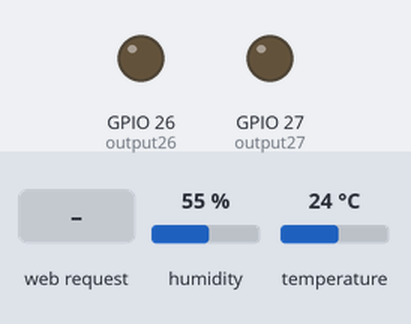
The sketch below on a simulated ESP32. Shown: output pins drawn as LEDs (lit = HIGH). The test bench sets the inputs (shaded band); at power-on: humidity 55 %, temperature 24 °C. WiFi joins after 1.5 s; servers stay silent unless stated; what the sketch prints to the serial monitor is not drawn.

Above: at 2.7 s.
2.8 s: HTTP request GET /26/on received
At 4.0 s:
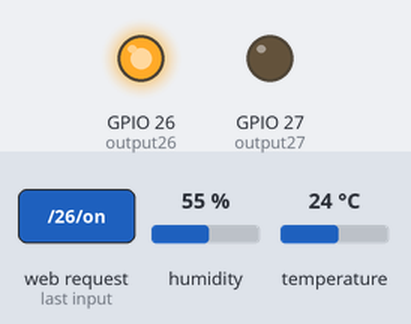
4.3 s: HTTP request GET /27/on received
At 5.2 s:
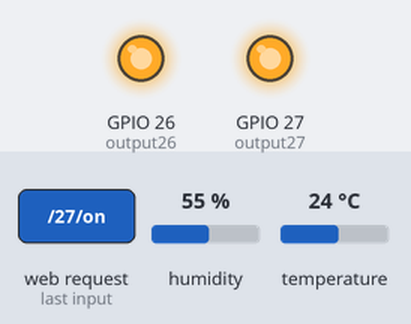
5.8 s: HTTP request GET /26/off received
At 6.4 s:
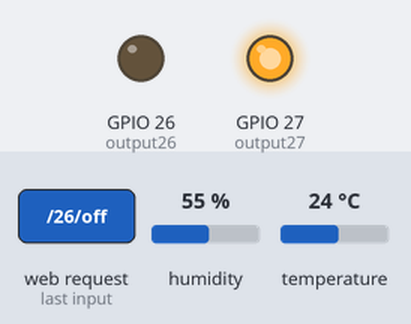
7.3 s: HTTP request GET /27/off received
At 8.7 s:
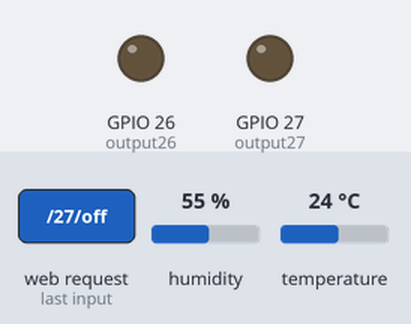
Timing chart, 0 to 9.8 s (numbered marks = the images above; inputs shaded):
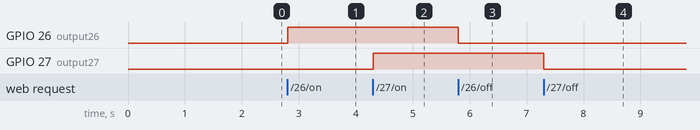

The sketch:

sketch_jul15a_copy_20260930160543.ino
```cpp
#include <WiFi.h>
#include <DHT.h>

// ========================================
// Wi-Fi
// ========================================
const char* ssid = "Kizuto Kung";
const char* password = "Kizuto086!";

// ========================================
// DHT11
// ========================================
#define DHTPIN 4
#define DHTTYPE DHT11

DHT dht(DHTPIN, DHTTYPE);

// ========================================
// GPIO
// ========================================
const int output26 = 26;
const int output27 = 27;

bool state26 = false;
bool state27 = false;

// ========================================
// Sensor Data
// ========================================
float temperature = 0;
float humidity = 0;

unsigned long lastDHTRead = 0;

// ========================================
// Web Server
// ========================================
WiFiServer server(80);

// ========================================
// Setup
// ========================================
void setup() {

  Serial.begin(115200);

  pinMode(output26, OUTPUT);
  pinMode(output27, OUTPUT);

  digitalWrite(output26, LOW);
  digitalWrite(output27, LOW);

  dht.begin();

  // ========================================
  // Wi-Fi
  // ========================================

  Serial.println();
  Serial.println("Connecting to WiFi...");

  WiFi.mode(WIFI_STA);
  WiFi.begin(ssid, password);

  int attempts = 0;

  while (WiFi.status() != WL_CONNECTED && attempts < 30) {

    delay(500);
    Serial.print(".");

    attempts++;
  }

  Serial.println();

  if (WiFi.status() == WL_CONNECTED) {

    Serial.println("WiFi Connected!");

    Serial.print("IP Address: ");
    Serial.println(WiFi.localIP());

    server.begin();

    Serial.println("Web Server Started!");

  } else {

    Serial.println("WiFi Connection Failed!");

    Serial.print("WiFi Status: ");
    Serial.println(WiFi.status());
  }
}

// ========================================
// Loop
// ========================================
void loop() {

  // ========================================
  // ตรวจ Wi-Fi
  // ========================================

  if (WiFi.status() != WL_CONNECTED) {

    Serial.println("WiFi disconnected. Reconnecting...");

    WiFi.disconnect();
    WiFi.begin(ssid, password);

    delay(1000);

    return;
  }

  // ========================================
  // อ่าน DHT11 ทุก 2 วินาที
  // ========================================

  if (millis() - lastDHTRead >= 2000) {

    lastDHTRead = millis();

    float newHumidity = dht.readHumidity();
    float newTemperature = dht.readTemperature();

    if (!isnan(newHumidity) && !isnan(newTemperature)) {

      humidity = newHumidity;
      temperature = newTemperature;

      Serial.print("Temperature: ");
      Serial.print(temperature);
      Serial.print(" C | Humidity: ");
      Serial.print(humidity);
      Serial.println(" %");

    } else {

      Serial.println("อ่านค่า DHT11 ไม่ได้");
    }
  }

  // ========================================
  // Web Client
  // ========================================

  WiFiClient client = server.available();

  if (!client) {
    return;
  }

  String request = "";

  unsigned long startTime = millis();

  while (client.connected() && millis() - startTime < 300) {

    if (client.available()) {

      char c = client.read();

      request += c;

      if (c == '\n') {
        break;
      }
    }
  }

  // ========================================
  // GPIO 26
  // ========================================

  if (request.indexOf("GET /26/on") >= 0) {

    state26 = true;
    digitalWrite(output26, HIGH);

    Serial.println("GPIO 26 ON");
  }

  if (request.indexOf("GET /26/off") >= 0) {

    state26 = false;
    digitalWrite(output26, LOW);

    Serial.println("GPIO 26 OFF");
  }

  // ========================================
  // GPIO 27
  // ========================================

  if (request.indexOf("GET /27/on") >= 0) {

    state27 = true;
    digitalWrite(output27, HIGH);

    Serial.println("GPIO 27 ON");
  }

  if (request.indexOf("GET /27/off") >= 0) {

    state27 = false;
    digitalWrite(output27, LOW);

    Serial.println("GPIO 27 OFF");
  }

  // ========================================
  // คำนวณ Gauge
  // ========================================

  float tempPercent = temperature / 50.0;

  if (tempPercent < 0) tempPercent = 0;
  if (tempPercent > 1) tempPercent = 1;

  float humidityPercent = humidity / 100.0;

  if (humidityPercent < 0) humidityPercent = 0;
  if (humidityPercent > 1) humidityPercent = 1;

  int tempAngle = tempPercent * 360;
  int humidityAngle = humidityPercent * 360;

  // ========================================
  // HTTP
  // ========================================

  client.println("HTTP/1.1 200 OK");
  client.println("Content-Type: text/html; charset=UTF-8");
  client.println("Connection: close");
  client.println();

  // ========================================
  // HTML
  // ========================================

  client.println("<!DOCTYPE html>");
  client.println("<html lang='th'>");

  client.println("<head>");

  client.println("<meta charset='UTF-8'>");

  client.println("<meta name='viewport' content='width=device-width, initial-scale=1.0'>");

  client.println("<meta http-equiv='refresh' content='5'>");

  client.println("<title>ESP32 Smart Control</title>");

  // ========================================
  // CSS
  // ========================================

  client.println("<style>");

  client.println("*{box-sizing:border-box;}");

  client.println("body{");
  client.println("margin:0;");
  client.println("font-family:Arial,sans-serif;");
  client.println("background:#f3f6fa;");
  client.println("color:#1f2937;");
  client.println("}");

  client.println(".header{");
  client.println("background:#111827;");
  client.println("color:white;");
  client.println("padding:25px 15px;");
  client.println("text-align:center;");
  client.println("}");

  client.println(".header h1{");
  client.println("margin:0;");
  client.println("font-size:28px;");
  client.println("}");

  client.println(".header p{");
  client.println("margin:8px 0 0;");
  client.println("color:#9ca3af;");
  client.println("}");

  client.println(".container{");
  client.println("max-width:1000px;");
  client.println("margin:auto;");
  client.println("padding:20px;");
  client.println("}");

  client.println(".section-title{");
  client.println("font-size:22px;");
  client.println("font-weight:bold;");
  client.println("margin:15px 0;");
  client.println("}");

  client.println(".sensor-grid{");
  client.println("display:grid;");
  client.println("grid-template-columns:repeat(2,1fr);");
  client.println("gap:20px;");
  client.println("}");

  client.println(".control-grid{");
  client.println("display:grid;");
  client.println("grid-template-columns:repeat(2,1fr);");
  client.println("gap:20px;");
  client.println("}");

  client.println(".card{");
  client.println("background:white;");
  client.println("border-radius:20px;");
  client.println("padding:25px;");
  client.println("text-align:center;");
  client.println("box-shadow:0 5px 20px rgba(0,0,0,0.08);");
  client.println("}");

  client.println(".card h2{");
  client.println("margin-top:0;");
  client.println("}");

  // ========================================
  // Gauge
  // ========================================

  client.println(".gauge{");
  client.println("width:180px;");
  client.println("height:180px;");
  client.println("border-radius:50%;");
  client.println("margin:20px auto;");
  client.println("display:flex;");
  client.println("align-items:center;");
  client.println("justify-content:center;");
  client.println("}");

  client.println(".temp-gauge{");
  client.print("background:conic-gradient(#2563eb ");
  client.print(tempAngle);
  client.println("deg,#e5e7eb 0deg);");
  client.println("}");

  client.println(".hum-gauge{");
  client.print("background:conic-gradient(#16a34a ");
  client.print(humidityAngle);
  client.println("deg,#e5e7eb 0deg);");
  client.println("}");

  client.println(".gauge-inner{");
  client.println("width:140px;");
  client.println("height:140px;");
  client.println("border-radius:50%;");
  client.println("background:white;");
  client.println("display:flex;");
  client.println("flex-direction:column;");
  client.println("align-items:center;");
  client.println("justify-content:center;");
  client.println("}");

  client.println(".value{");
  client.println("font-size:30px;");
  client.println("font-weight:bold;");
  client.println("}");

  client.println(".unit{");
  client.println("font-size:15px;");
  client.println("color:#777;");
  client.println("}");

  // ========================================
  // Buttons
  // ========================================

  client.println("button{");
  client.println("width:180px;");
  client.println("padding:14px;");
  client.println("font-size:18px;");
  client.println("font-weight:bold;");
  client.println("border:0;");
  client.println("border-radius:12px;");
  client.println("color:white;");
  client.println("cursor:pointer;");
  client.println("}");

  client.println(".on{");
  client.println("background:#16a34a;");
  client.println("}");

  client.println(".off{");
  client.println("background:#dc2626;");
  client.println("}");

  client.println(".status{");
  client.println("font-weight:bold;");
  client.println("margin:15px;");
  client.println("}");

  // ========================================
  // Mobile
  // ========================================

  client.println("@media(max-width:600px){");

  client.println(".sensor-grid,.control-grid{");
  client.println("grid-template-columns:1fr;");
  client.println("}");

  client.println(".header h1{");
  client.println("font-size:23px;");
  client.println("}");

  client.println(".gauge{");
  client.println("width:160px;");
  client.println("height:160px;");
  client.println("}");

  client.println(".gauge-inner{");
  client.println("width:125px;");
  client.println("height:125px;");
  client.println("}");

  client.println("}");

  client.println("</style>");

  client.println("</head>");

  // ========================================
  // BODY
  // ========================================

  client.println("<body>");

  client.println("<div class='header'>");

  client.println("<h1>ESP32 Smart Control</h1>");

  client.println("<p>DHT11 Monitoring & Light Control</p>");

  client.println("</div>");

  client.println("<div class='container'>");

  // ========================================
  // Sensor
  // ========================================

  client.println("<div class='section-title'>Sensor Monitoring</div>");

  client.println("<div class='sensor-grid'>");

  // Temperature

  client.println("<div class='card'>");

  client.println("<h2>Temperature</h2>");

  client.println("<div class='gauge temp-gauge'>");

  client.println("<div class='gauge-inner'>");

  client.println("<div class='value'>");
  client.println(temperature, 1);
  client.println("</div>");

  client.println("<div class='unit'>°C</div>");

  client.println("</div>");
  client.println("</div>");

  client.println("<p>อุณหภูมิจาก DHT11</p>");

  client.println("</div>");

  // Humidity

  client.println("<div class='card'>");

  client.println("<h2>Humidity</h2>");

  client.println("<div class='gauge hum-gauge'>");

  client.println("<div class='gauge-inner'>");

  client.println("<div class='value'>");
  client.println(humidity, 1);
  client.println("</div>");

  client.println("<div class='unit'>%</div>");

  client.println("</div>");
  client.println("</div>");

  client.println("<p>ความชื้นจาก DHT11</p>");

  client.println("</div>");

  client.println("</div>");

  // ========================================
  // Light Control
  // ========================================

  client.println("<div class='section-title'>Light Control</div>");

  client.println("<div class='control-grid'>");

  // LED 1

  client.println("<div class='card'>");

  client.println("<h2>Light 1</h2>");

  if (state26) {

    client.println("<div class='status'>สถานะ: ON</div>");

    client.println("<a href='/26/off'>");
    client.println("<button class='off'>ปิดไฟ</button>");
    client.println("</a>");

  } else {

    client.println("<div class='status'>สถานะ: OFF</div>");

    client.println("<a href='/26/on'>");
    client.println("<button class='on'>เปิดไฟ</button>");
    client.println("</a>");
  }

  client.println("<p>GPIO 26</p>");

  client.println("</div>");

  // LED 2

  client.println("<div class='card'>");

  client.println("<h2>Light 2</h2>");

  if (state27) {

    client.println("<div class='status'>สถานะ: ON</div>");

    client.println("<a href='/27/off'>");
    client.println("<button class='off'>ปิดไฟ</button>");
    client.println("</a>");

  } else {

    client.println("<div class='status'>สถานะ: OFF</div>");

    client.println("<a href='/27/on'>");
    client.println("<button class='on'>เปิดไฟ</button>");
    client.println("</a>");
  }

  client.println("<p>GPIO 27</p>");

  client.println("</div>");

  client.println("</div>");

  // ========================================
  // Footer
  // ========================================

  client.println("<p style='text-align:center;color:#888;margin-top:30px;'>");
  client.println("ESP32 Smart Control System");
  client.println("</p>");

  client.println("</div>");

  client.println("</body>");
  client.println("</html>");

  client.stop();
}
```

Measured:
- after the input at 2.8 s, GPIO 26 (output26): LOW → HIGH at once
- after the input at 4.3 s, GPIO 27 (output27): LOW → HIGH at once
- after the input at 5.8 s, GPIO 26 (output26): HIGH → LOW at once
- after the input at 7.3 s, GPIO 27 (output27): HIGH → LOW at once
